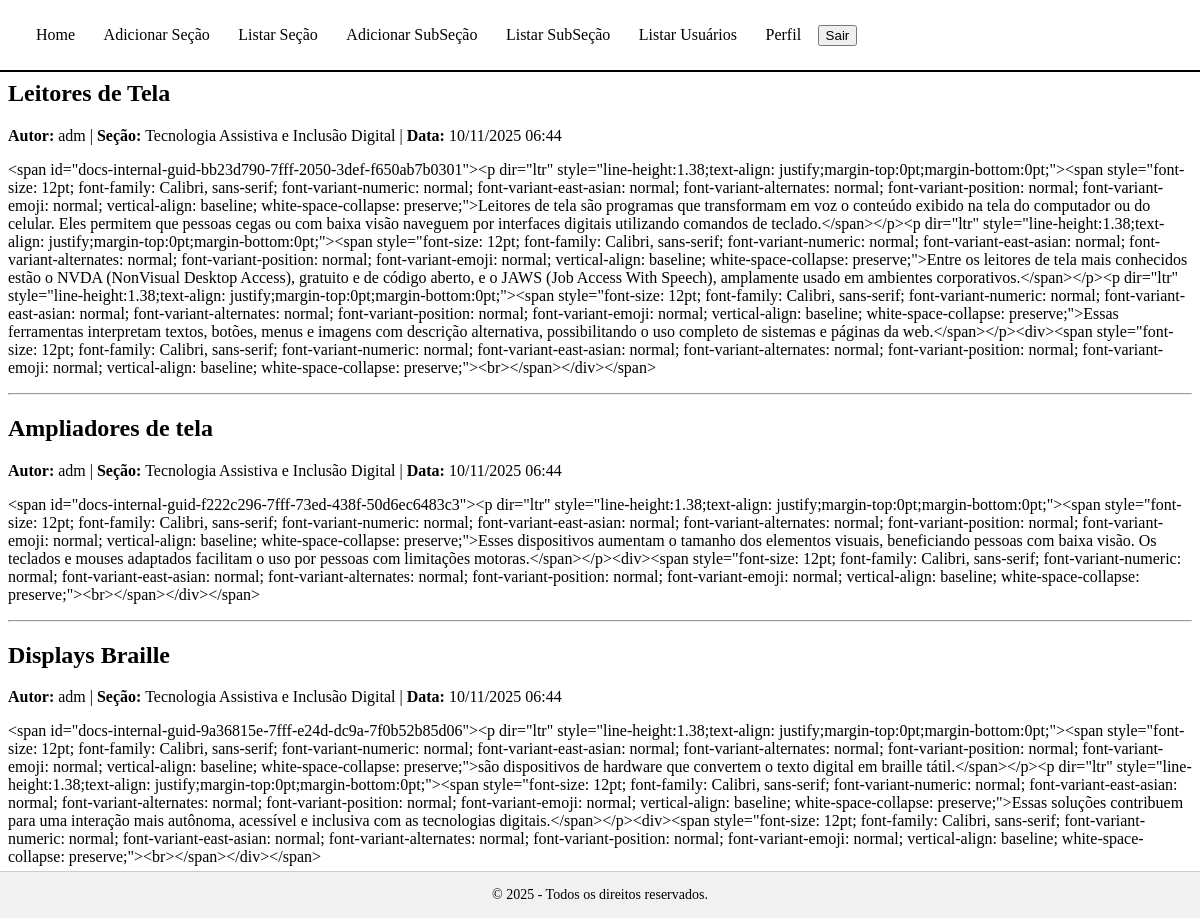
/View/SecaoListarPor.php?secao_id=68 (signed in), run on the app's committed database.
### tables this page shows
CREATE TABLE `subsecoes` (
  `id` int(11) NOT NULL,
  `titulo` varchar(255) NOT NULL,
  `conteudo` text NOT NULL,
  `id_autor` int(11) NOT NULL,
  `id_secao` int(11) NOT NULL,
  `data_publicacao` timestamp NOT NULL DEFAULT current_timestamp(),
  `data_atualizacao` timestamp NOT NULL DEFAULT current_timestamp() ON UPDATE current_timestamp(),
  `ordem` int(11) DEFAULT 0
);

CREATE TABLE `usuarios` (
  `id` int(11) NOT NULL,
  `nome_usuario` varchar(255) NOT NULL,
  `email` varchar(255) NOT NULL,
  `tipo` varchar(50) NOT NULL,
  `sessaoID` varchar(255) DEFAULT NULL,
  `senha` varchar(255) NOT NULL,
  `codigo_recuperacao` varchar(10) DEFAULT NULL,
  `codigo_expiracao` datetime DEFAULT NULL
);

CREATE TABLE `secoes` (
  `id` int(11) NOT NULL,
  `nome` varchar(255) NOT NULL,
  `descricao` text DEFAULT NULL,
  `ordem` int(11) NOT NULL DEFAULT 0
);

### Conexao/ConexaoConfig.php (called while the page is built, shortened)
<?php
class ConexaoConfig {
	private $sgbd;
	private $host;
	private $bd;
	private $usuario;
	private $senha;
	public function __construct(){
		$iniFile = parse_ini_file(__DIR__ . "/config.ini");
		$this->sgbd = $iniFile["sgbd"];
		$this->host = $iniFile["host"];
		$this->bd = $iniFile["bd"];
		$this->usuario = $iniFile["usuario"];
		$this->senha = $iniFile["senha"];
	}
	public function getSgbd() {
		return $this->sgbd;
	}
	public function getHost() {
		return $this->host;
	}
	public function getBd() {
		return $this->bd;
	}
	public function getUsuario() {
		return $this->usuario;
	}
	public function getSenha() {
		return $this->senha;
	}
}

### Conexao/Conexao.php (called while the page is built, shortened)
<?php
include_once 'ConexaoConfig.php';
class Conexao {
    private static $conexao;
    public static function getConexao() {
    	$config = new ConexaoConfig();
    	if (!isset(self::$conexao)) {
    		self::$conexao = new PDO($config->getSgbd().":host=".$config->getHost()."; dbname=".$config->getBd().";", $config->getUsuario(), $config->getSenha());
    		self::$conexao->setAttribute(PDO::ATTR_ERRMODE, PDO::ERRMODE_EXCEPTION);
    	}
    	return self::$conexao;
    }
}
?>

### Controller/SubSecaoDAO.php (called while the page is built, shortened)
<?php
include_once __DIR__ . '/../Conexao/Conexao.php';
class SubSecaoDAO
{
    private $conexao;
    public function __construct()
    {
        $this->conexao = Conexao::getConexao();
    }
    public function buscarPorSecao($id_secao)
{
    $stmt = $this->conexao->prepare('
        SELECT
            s.*,
            u.nome_usuario AS autor,
            sec.nome AS secao
        FROM subsecoes s
        INNER JOIN usuarios u ON s.id_autor = u.id
        INNER JOIN secoes sec ON s.id_secao = sec.id
        WHERE s.id_secao = :id_secao
        ORDER BY s.ordem ASC
    ');
    $stmt->bindValue(':id_secao', $id_secao, PDO::PARAM_INT);
    $stmt->execute();
    return $stmt->fetchAll(PDO::FETCH_ASSOC);
}
}

### View/SecaoListarPor.php (the view, shortened to what this page needs)
<?php
include_once __DIR__ . '/../Controller/SubSecaoDAO.php';
$secao_id = isset($_GET['secao_id']) && is_numeric($_GET['secao_id']) ? (int) $_GET['secao_id'] : null;
$subSecaoDAO = new SubSecaoDAO();
$subsecoes = $subSecaoDAO->buscarPorSecao($secao_id);
$secaoDAO = new SecaoDAO();
$secao = $secaoDAO->buscarPorId($secao_id);
?>
<!DOCTYPE html>
<html lang="pt-BR">
<head>
    <link rel="stylesheet" href="../Css/header.css">
     <link rel="stylesheet" href="../Css/footer.css">
</head>
<body>
<?php include 'header.php'; ?>
<main>
<div>
    <h1>SubSeções da Seção: <?= htmlspecialchars($secao['nome'] ?? '') ?></h1>
    <?php if (!empty($subsecoes)): ?>
        <?php foreach ($subsecoes as $subSecao): ?>
            <article>
                <h2><?= htmlspecialchars($subSecao['titulo']) ?></h2>
                <p>
                    <strong>Autor:</strong> <?= htmlspecialchars($subSecao['autor']) ?> |
                    <strong>Seção:</strong> <?= htmlspecialchars($subSecao['secao']) ?> |
                    <strong>Data:</strong> <?= date('d/m/Y H:i', strtotime($subSecao['data_publicacao'])) ?>
                </p>
                <p><?= nl2br(htmlspecialchars($subSecao['conteudo'])) ?></p>
            </article>
            <hr>
        <?php endforeach; ?>
    <?php else: ?>
        <p>Nenhuma SubSeção encontrada.</p>
    <?php endif; ?>
</div>
     <a href="Home.php" class="btn btn-link" tabindex="0">Voltar para pagina inicial</a>
    </main>
    <?php include_once __DIR__ . '/footer.php'; ?>
</body>
</html>

### data on the page
subsecoes: titulo "Leitores de Tela", id_autor.nome_usuario "adm", id_secao.nome "Tecnologia Assistiva e Inclusão Digital", data_publicacao "10/11/2025 06:44", conteudo "<span id=\"docs-internal-guid-bb23d790-7fff-2050-3def-f650ab7b0301\"><p dir=\"ltr\" style=\"line-height:1.38;text-align: justify;margin-top:0pt;margin-bottom:0pt;\"><span style=\"font-size: 12pt; font-family: Calibri, sans-serif; font-variant-numeric: normal; font-variant-east-asian: normal; font-variant-alternates: normal; font-variant-position: normal; font-variant-emoji: normal; vertical-align: baseline; white-space-collapse: preserve;\">Leitores de tela são programas que transformam em voz o conteúdo exibido na tela do computador ou do celular. Eles permitem que pessoas cegas ou com baixa visão naveguem por interfaces digitais utilizando comandos de teclado.</span></p><p dir=\"ltr\"…"
subsecoes: titulo "Ampliadores de tela", id_autor.nome_usuario "adm", id_secao.nome "Tecnologia Assistiva e Inclusão Digital", data_publicacao "10/11/2025 06:44", conteudo "<span id=\"docs-internal-guid-f222c296-7fff-73ed-438f-50d6ec6483c3\"><p dir=\"ltr\" style=\"line-height:1.38;text-align: justify;margin-top:0pt;margin-bottom:0pt;\"><span style=\"font-size: 12pt; font-family: Calibri, sans-serif; font-variant-numeric: normal; font-variant-east-asian: normal; font-variant-alternates: normal; font-variant-position: normal; font-variant-emoji: normal; vertical-align: baseline; white-space-collapse: preserve;\">Esses dispositivos aumentam o tamanho dos elementos visuais, beneficiando pessoas com baixa visão. Os teclados e mouses adaptados facilitam o uso por pessoas com limitações motoras.</span></p><div><span style=\"font-size: 12pt; font-family: Calibri, sans-serif;…"
subsecoes: titulo "Displays Braille", id_autor.nome_usuario "adm", id_secao.nome "Tecnologia Assistiva e Inclusão Digital", data_publicacao "10/11/2025 06:44", conteudo "<span id=\"docs-internal-guid-9a36815e-7fff-e24d-dc9a-7f0b52b85d06\"><p dir=\"ltr\" style=\"line-height:1.38;text-align: justify;margin-top:0pt;margin-bottom:0pt;\"><span style=\"font-size: 12pt; font-family: Calibri, sans-serif; font-variant-numeric: normal; font-variant-east-asian: normal; font-variant-alternates: normal; font-variant-position: normal; font-variant-emoji: normal; vertical-align: baseline; white-space-collapse: preserve;\">são dispositivos de hardware que convertem o texto digital em braille tátil.</span></p><p dir=\"ltr\" style=\"line-height:1.38;text-align: justify;margin-top:0pt;margin-bottom:0pt;\"><span style=\"font-size: 12pt; font-family: Calibri, sans-serif;…"
